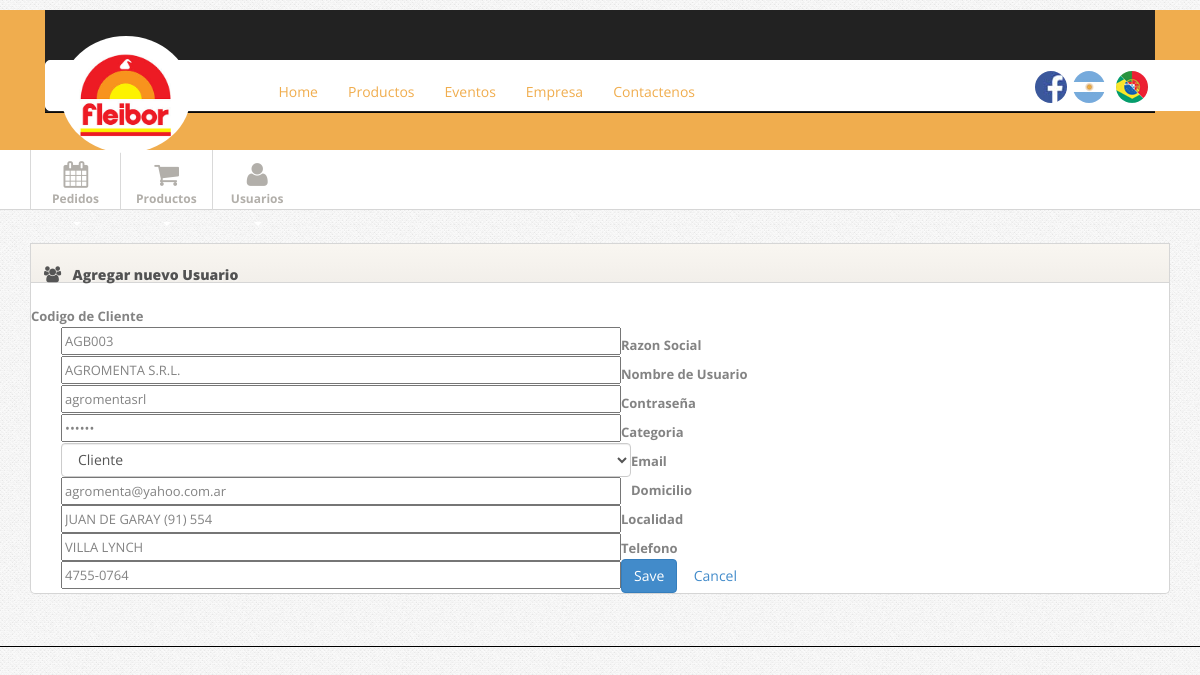
/admin/usuario-ver.php?usuario=8 (signed in), run on the app's committed database.
### tables this page shows
CREATE TABLE IF NOT EXISTS `usuarios` (
  `id` int(11) NOT NULL AUTO_INCREMENT,
  `codigo` varchar(10) NOT NULL,
  `categoria` tinyint(4) NOT NULL,
  `nombre` varchar(150) NOT NULL,
  `domicilio` varchar(250) NOT NULL,
  `localidad` varchar(250) NOT NULL,
  `telefono` varchar(50) NOT NULL,
  `mail` varchar(150) NOT NULL,
  `user` varchar(100) NOT NULL,
  `pass` varchar(250) NOT NULL,
  PRIMARY KEY (`id`)
);

### admin/class/User.class.php (called while the page is built, shortened)
<?php
class User
{
    public function getUsuario($id)
    {
        $mysqli = DataBase::connex();
        $query = '
			SELECT
                *
            FROM
                usuarios
            WHERE
              usuarios.id = ' . $mysqli->real_escape_string($id)
		;
        $result = $mysqli->query($query);
        if($result->num_rows == 1){
            return $result->fetch_assoc();
        }else{
            header("Location: usuario-lista.php");
        }
    }
    public function getCategorias()
    {
        $mysqli = DataBase::connex();
        $query = '
			SELECT
                *
            FROM
                categorias
		';
        $result = $mysqli->query($query);
        if($result->num_rows > 0){
            while ($row = $result->fetch_assoc()){
                $categorias[] = $row;
            }
            return $categorias;
        }else{
            return false;
        }
    }
}
?>

### admin/usuario-ver.php (the view, shortened to what this page needs)
<?php
$user = new User();
$categorias = $user->getCategorias();
if(isset($_GET['usuario'])){
    $myUser = $user->getUsuario($_GET['usuario']);
}
?>
<!DOCTYPE html>
<html lang="es">
<head>
    <?php include("includes/style.php"); ?>
</head>
<body>
<?php include("includes/header.php"); ?>
<?php include("includes/menu-admin.php"); ?>
<div class="main">
    <div class="container">
        <div class="widget widget-table action-table">
            <div class="widget-header"> <i class="icon-group"></i>
                <h3>Agregar nuevo Usuario</h3>
            </div>
            <div class="widget-content" style="padding-top: 15px;">
                <form id="edit-profile" class="form-horizontal" method="POST">
                    <div class="control-group">
                        <label class="control-label" for="firstname">Codigo de Cliente</label>
                        <div class="controls">
                            <input type="text" class="span6" id="codigo" name="codigo" value="<?php echo $myUser['codigo'];?>">
                        </div>
                    </div>
                    <div class="control-group">
                        <label class="control-label" for="firstname">Razon Social</label>
                        <div class="controls">
                            <input type="text" class="span6" id="razon_social" name="razon_social" value="<?php echo $myUser['nombre'];?>">
                        </div>
                    </div>
                    <div class="control-group">
                        <label class="control-label" for="firstname">Nombre de Usuario</label>
                        <div class="controls">
                            <input type="text" class="span6" id="usuario" name="usuario" value="<?php echo $myUser['user'];?>">
                        </div>
                    </div>
                    <div class="control-group">
                        <label class="control-label" for="password1">Contraseña</label>
                        <div class="controls">
                            <input type="password" class="span6" id="pass" name="pass" value="<?php echo $myUser['codigo'];?>">
                        </div>
                    </div>
                    <div class="control-group">
                        <label class="control-label" for="lastname">Categoria</label>
                        <div class="controls">
                            <select class='form-control span6' name="categoria">
                                <?php
                                    foreach($categorias as $categoria){
                                        $slc = '';
                                        if(isset($myUser["categoria"]) && $categoria['id'] == $myUser["categoria"]){
                                            $slc = 'selected';
                                        }
                                        echo '<option value="' . $categoria['id'] . '" ' . $slc . '>' . ucfirst($categoria['nombre']) . '</option>';
                                    }
                                ?>
                            </select>
                        </div>
                    </div>
                    <div class="control-group">
                        <label class="control-label" for="email">Email</label>
                        <div class="controls">
                            <input type="email" class="span6" id="email" name="email" value="<?php echo $myUser['mail'];?>">
                        </div>
                    </div>
                    <div class="control-group">
                        <label class="control-label" for="firstname">Domicilio</label>
                        <div class="controls">
                            <input type="text" class="span6" id="domicilio" name="domicilio" value="<?php echo $myUser['domicilio'];?>">
                        </div>
                    </div>
                    <div class="control-group">
                        <label class="control-label" for="firstname">Localidad</label>
                        <div class="controls">
                            <input type="text" class="span6" id="localidad" name="localidad" value="<?php echo $myUser['localidad'];?>">
                        </div>
                    </div>
                    <div class="control-group">
                        <label class="control-label" for="firstname">Telefono</label>
                        <div class="controls">
                            <input type="text" class="span6" id="telefono" name="telefono" value="<?php echo $myUser['telefono'];?>">
                        </div>
                    </div>
                    <div class="form-actions">
                    <button type="submit" class="btn btn-primary">Save</button>
                        <a href="usuario-lista.php" class="btn">Cancel</a>
                    </div>
                </form>
            </div>
        </div>
    </div>
</div>
</body>
</html>

### admin/css/style.css (style rules this page uses)
body { background: #f9f6f1; font: 13px/1.7em 'Open Sans'; }
input, button, select, textarea { font-family: 'Open Sans'; }
.main { padding-bottom: 2em; border-bottom: 1px solid #000; }
.widget { position: relative; clear: both; width: auto; margin-bottom: 2em; overflow: hidden; }
.widget-header { position: relative; height: 40px; line-height: 40px; background: #f9f6f1; background:-moz-linear-gradient(top, #f9f6f1 0%, #f2efea 100%); background:-webkit-gradient(linear, left top, left bottom, color-stop(0%,#f9f6f1), color-stop(100%,#f2efea)); background:-webkit-linear-gradient(top, #f9f6f1 0%,#f2efea 100%); background:-o-linear-gradient(top, #f9f6f1 0%,#f2efea 100%); background:-ms-linear-gradient(top, #f9f6f1 0%,#f2efea 100%); background:linear-gradient(top, #f9f6f1 0%,#f2efea 100%); filter: progid:DXImageTransform.Microsoft.gradient(startColorstr='#f9f6f1', endColorstr='#f2efea'); -ms-filter: "progid:DXImageTransform.Microsoft.gradient(startColorstr='#f9f6f1', endColorstr='#f2efea')"; border: 1px solid #d6d6d6; -webkit-background-clip: padding-box; }
.widget-header h3 { position: relative; top: 2px; left: 10px; display: inline-block; margin-right: 3em; font-size: 14px; font-weight: 800; color: #525252; line-height: 18px; text-shadow: 1px 1px 2px rgba(255,255,255,.5); }
.widget-header [class^="icon-"], .widget-header [class*=" icon-"] { display: inline-block; margin-left: 13px; margin-right: -2px; font-size: 16px; color: #555; vertical-align: middle; }
.widget-content { padding: 20px 15px 15px; background: #FFF; border: 1px solid #D5D5D5; -moz-border-radius: 5px; -webkit-border-radius: 5px; border-radius: 5px; }
.widget-header+.widget-content { border-top: none; -webkit-border-top-left-radius: 0; -webkit-border-top-right-radius: 0; -moz-border-radius-topleft: 0; -moz-border-radius-topright: 0; border-top-left-radius: 0; border-top-right-radius: 0; }
.widget-content:before, .widget-content:after { content:""; display:table; }
.widget-content:after { clear:both; }
.widget-content { zoom:1; }
.widget-table .widget-content { padding: 0; }

### libs/template-admin/css/pages/signin.css (style rules this page uses)
body { background: url(../../img/body-bg.png); color:#838383; font: 13px/1.7em 'Open Sans'; }

### data on the page
usuarios: codigo "AGB003", razon_social "AGROMENTA S.R.L.", usuario "agromentasrl", email "agromenta@yahoo.com.ar", domicilio "JUAN DE GARAY (91) 554", localidad "VILLA LYNCH", telefono "4755-0764"

### other printed values
form field categoria "Cliente"
